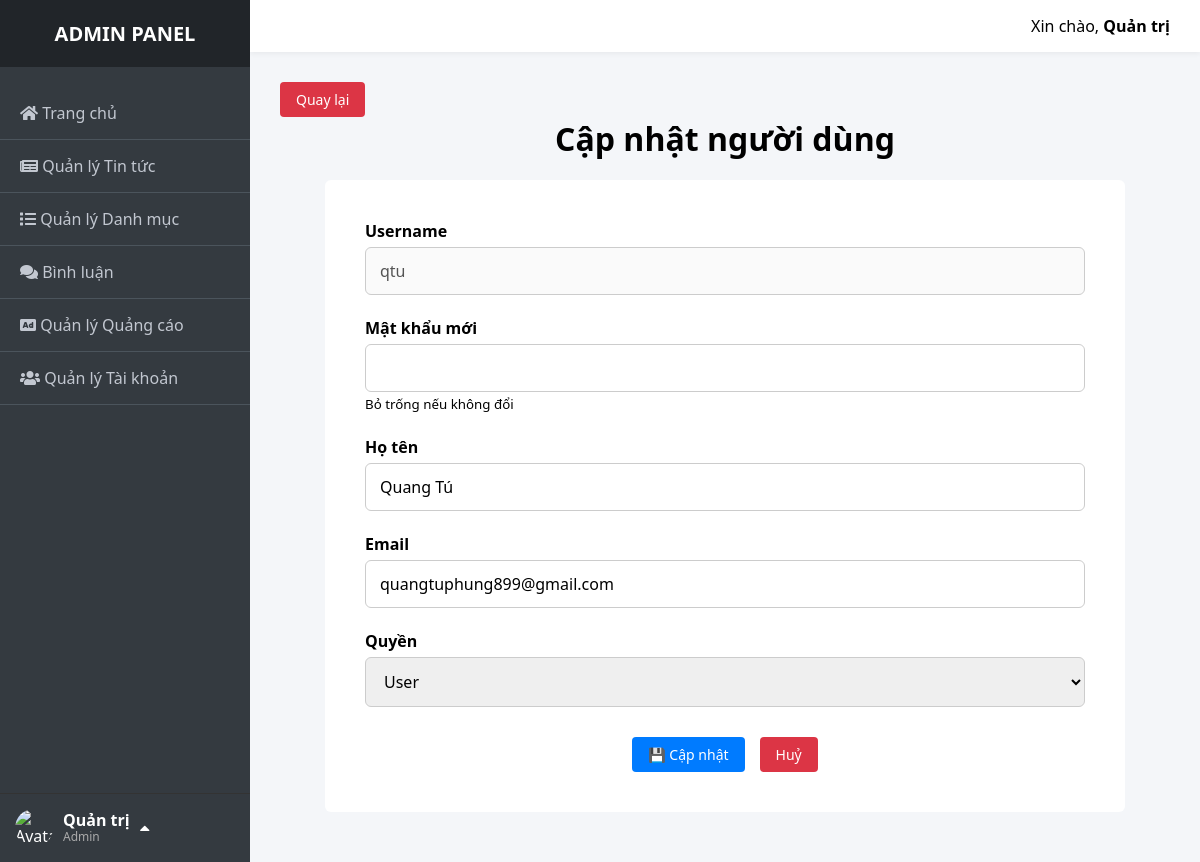
Page /admin/index.php?mod=user&act=edit&id=8 (signed in) on the committed database.
### tables this page shows
CREATE TABLE `tbl_users` (
  `id` int(11) NOT NULL,
  `username` varchar(100) NOT NULL,
  `password` varchar(255) NOT NULL,
  `hoten` varchar(100) DEFAULT NULL,
  `email` varchar(100) DEFAULT NULL,
  `role` enum('user','admin') DEFAULT 'user'
);

### admin/modules/user/edit.php (the view, shortened to what this page needs)
<?php
include($_SERVER['DOCUMENT_ROOT'] . '/Web_tintuc/connect.php');
$id = (int)$_GET['id'];
$sql = "SELECT * FROM tbl_users WHERE id = $id";
$result = mysqli_query($conn, $sql);
$user = mysqli_fetch_assoc($result);
?>
<div class="admin-container">
    <a href="index.php?mod=user&act=list" class="btn btn-Cancel">
        Quay lại
    </a>
    <h2 class="admin-title">
        Cập nhật người dùng
    </h2>
    <form method="post" class="admin-form">
        <div class="form-group">
            <label>Username</label>
            <input type="text" value="<?= $user['username'] ?>" disabled>
        </div>
        <div class="form-group">
            <label>Mật khẩu mới</label>
            <input type="password" name="password">
            <small class="form-note">Bỏ trống nếu không đổi</small>
        </div>
        <div class="form-group">
            <label>Họ tên</label>
            <input type="text" name="hoten" value="<?= $user['hoten'] ?>" required>
        </div>
        <div class="form-group">
            <label>Email</label>
            <input type="email" name="email" value="<?= $user['email'] ?>" required>
        </div>
        <div class="form-group">
            <label>Quyền</label>
            <select name="role">
                <option value="user" <?= $user['role'] == 'user' ? 'selected' : '' ?>>User</option>
            </select>
        </div>
        <div class="btn-group-center">
            <button type="submit" name="btn_update" class="btn btn-OK">
                💾 Cập nhật
            </button>
            <a href="index.php?mod=user&act=list" class="btn btn-Cancel">
                Huỷ
            </a>
        </div>
    </form>
</div>

### admin/css/base.css (style rules this page uses)
* { margin: 0; padding: 0; box-sizing: border-box; font-family: "Segoe UI", sans-serif; }
body { background-color: #f4f6f9; }
html, body { height: 100%; margin: 0; overflow: hidden; }

### admin/css/button.css (style rules this page uses)
.btn { padding: 8px 16px; border-radius: 4px; text-decoration: none; border: none; cursor: pointer; font-size: 14px; display: inline-block; }
.btn-OK { background: #007bff; color: #fff; }
.btn-Cancel { background-color: #dc3545; color: white; }
.btn-group-center { display: flex; justify-content: center; gap: 15px; margin-top: 30px; }

### admin/css/form.css (style rules this page uses)
.admin-title { font-size: 32px; font-weight: bold; margin-bottom: 10px; text-align: center; }
.admin-form { max-width: 800px; margin: 20px auto; background: #fff; padding: 40px; border-radius: 6px; }
.form-group { margin-bottom: 22px; }
.form-group label { display: block; font-weight: bold; font-size: 16px; margin-bottom: 5px; }
.form-group input, .form-group select { width: 100%; padding: 12px 14px; font-size: 16px; border: 1px solid #ccc; border-radius: 6px; }

### rows in the picture
tbl_users: username "qtu", hoten "Quang Tú", email "quangtuphung899@gmail.com", role "User"

### other values in the picture
$_SESSION['admin_name'] "Quản trị"
$roleText "Admin"
